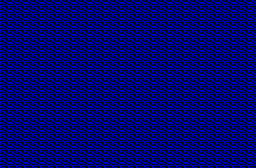

A 2D game scene composited from a Tiled map and its tileset images. What follows is a short description and the map's XML, with every tile layer's data as written:
An orthogonal 32x21 tile map with 8x8 px tiles, 1 tile layer (Слой тайлов 1), 2 tilesets.

<map version="1.4" tiledversion="1.4.3" orientation="orthogonal" renderorder="right-down" width="32" height="21" tilewidth="8" tileheight="8" infinite="0" backgroundcolor="#141414" nextlayerid="4" nextobjectid="1">
 <editorsettings>
  <chunksize width="32" height="21" />
  <export target="../../Users/yakim/Desktop/sample project..csv" format="csv" />
 </editorsettings>
 <tileset firstgid="1" name="tiles" tilewidth="8" tileheight="8" tilecount="105" columns="15">
  <image source="tiles.png" width="120" height="56" />
 </tileset>
 <tileset firstgid="106" name="tiles" tilewidth="8" tileheight="8" tilecount="105" columns="15">
  <image source="tiles.png" width="120" height="56" />
 </tileset>
 <layer id="1" name="Слой тайлов 1" width="32" height="21" offsetx="-0.00676329" offsety="0.000483092">
  <data encoding="csv">
12,12,12,12,12,12,12,12,12,12,12,12,12,12,12,12,12,12,12,12,12,12,12,12,12,12,12,12,12,12,12,12,
12,12,12,12,12,12,12,12,12,12,12,12,12,12,12,12,12,12,12,12,12,12,12,12,12,12,12,12,12,12,12,12,
12,12,12,12,12,12,12,12,12,12,12,12,12,12,12,12,12,12,12,12,12,12,12,12,12,12,12,12,12,12,12,12,
12,12,12,12,12,12,12,12,12,12,12,12,12,12,12,12,12,12,12,12,12,12,12,12,12,12,12,12,12,12,12,12,
12,12,12,12,12,12,12,12,12,12,12,12,12,12,12,12,12,12,12,12,12,12,12,12,12,12,12,12,12,12,12,12,
12,12,12,12,12,12,12,12,12,12,12,12,12,12,12,12,12,12,12,12,12,12,12,12,12,12,12,12,12,12,12,12,
12,12,12,12,12,12,12,12,12,12,12,12,12,12,12,12,12,12,12,12,12,12,12,12,12,12,12,12,12,12,12,12,
12,12,12,12,12,12,12,12,12,12,12,12,12,12,12,12,12,12,12,12,12,12,12,12,12,12,12,12,12,12,12,12,
12,12,12,12,12,12,12,12,12,12,12,12,12,12,12,12,12,12,12,12,12,12,12,12,12,12,12,12,12,12,12,12,
12,12,12,12,12,12,12,12,12,12,12,12,12,12,12,12,12,12,12,12,12,12,12,12,12,12,12,12,12,12,12,12,
12,12,12,12,12,12,12,12,12,12,12,12,12,12,12,12,12,12,12,12,12,12,12,12,12,12,12,12,12,12,12,12,
12,12,12,12,12,12,12,12,12,12,12,12,12,12,12,12,12,12,12,12,12,12,12,12,12,12,12,12,12,12,12,12,
12,12,12,12,12,12,12,12,12,12,12,12,12,12,12,12,12,12,12,12,12,12,12,12,12,12,12,12,12,12,12,12,
12,12,12,12,12,12,12,12,12,12,12,12,12,12,12,12,12,12,12,12,117,117,12,12,12,12,12,12,12,12,12,12,
12,12,12,12,12,12,12,12,12,12,12,12,12,12,12,12,12,12,12,12,12,12,12,12,12,12,12,12,12,12,12,12,
12,12,12,12,12,12,12,12,12,12,12,12,12,12,12,12,12,12,12,12,12,12,12,12,12,12,12,12,12,12,12,12,
12,12,12,12,12,12,12,12,12,12,12,12,12,12,12,12,12,12,12,12,12,12,12,12,12,12,12,12,12,12,12,12,
12,12,12,12,12,12,12,12,12,12,12,12,12,12,12,12,12,12,12,12,12,12,12,12,12,12,12,12,12,12,12,12,
12,12,12,12,12,12,12,12,12,12,12,12,12,12,12,12,12,12,12,12,12,12,12,12,12,12,12,12,12,12,12,12,
12,12,12,12,12,12,12,12,12,12,12,12,12,12,12,12,12,12,12,12,12,12,12,12,12,12,12,12,12,12,12,12,
12,12,12,12,12,12,12,12,12,12,12,12,12,12,12,12,12,12,12,12,12,12,12,12,12,12,12,12,12,12,12,12
</data>
 </layer>
</map>
